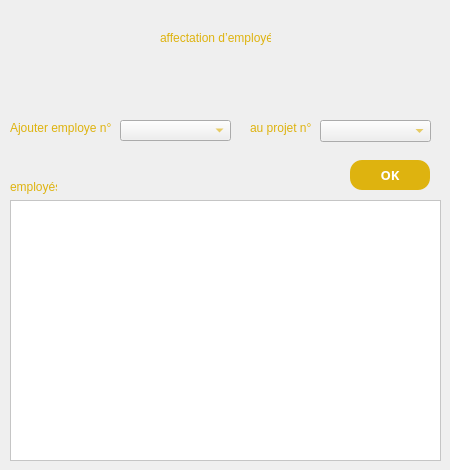
            <widget class="QWidget" name="tab_3">
             <attribute name="title">
              <string>affectation d’employé</string>
             </attribute>
             <widget class="QLabel" name="label_2">
              <property name="geometry">
               <rect>
                <x>160</x>
                <y>30</y>
                <width>111</width>
                <height>16</height>
               </rect>
              </property>
              <property name="styleSheet">
               <string notr="true">color:#deb30f;</string>
              </property>
              <property name="text">
               <string>affectation d’employé</string>
              </property>
             </widget>
             <widget class="QTableView" name="tableView_2">
              <property name="geometry">
               <rect>
                <x>10</x>
                <y>200</y>
                <width>431</width>
                <height>261</height>
               </rect>
              </property>
              <property name="styleSheet">
               <string notr="true">background-color:white;</string>
              </property>
             </widget>
             <widget class="QLabel" name="label_3">
              <property name="geometry">
               <rect>
                <x>10</x>
                <y>180</y>
                <width>47</width>
                <height>14</height>
               </rect>
              </property>
              <property name="styleSheet">
               <string notr="true">color:#deb30f;</string>
              </property>
              <property name="text">
               <string>employés</string>
              </property>
             </widget>
             <widget class="QLabel" name="label_4">
              <property name="geometry">
               <rect>
                <x>10</x>
                <y>120</y>
                <width>101</width>
                <height>16</height>
               </rect>
              </property>
              <property name="styleSheet">
               <string notr="true">color:#deb30f;</string>
              </property>
              <property name="text">
               <string>Ajouter employe n°</string>
              </property>
             </widget>
             <widget class="QLabel" name="label_5">
              <property name="geometry">
               <rect>
                <x>250</x>
                <y>120</y>
                <width>61</width>
                <height>16</height>
               </rect>
              </property>
              <property name="styleSheet">
               <string notr="true">color:#deb30f;</string>
              </property>
              <property name="text">
               <string>au projet n°</string>
              </property>
             </widget>
             <widget class="QComboBox" name="comboBox">
              <property name="geometry">
               <rect>
                <x>120</x>
                <y>120</y>
                <width>111</width>
                <height>21</height>
               </rect>
              </property>
              <property name="styleSheet">
               <string notr="true">color:#deb30f;</string>
              </property>
             </widget>
             <widget class="QComboBox" name="comboBox_2">
              <property name="geometry">
               <rect>
                <x>320</x>
                <y>120</y>
                <width>111</width>
                <height>22</height>
               </rect>
              </property>
              <property name="styleSheet">
               <string notr="true">color:#deb30f;</string>
              </property>
             </widget>
             <widget class="QPushButton" name="pushButton_9">
              <property name="geometry">
               <rect>
                <x>350</x>
                <y>160</y>
                <width>80</width>
                <height>30</height>
               </rect>
              </property>
              <property name="minimumSize">
               <size>
                <width>80</width>
                <height>30</height>
               </size>
              </property>
              <property name="maximumSize">
               <size>
                <width>80</width>
                <height>30</height>
               </size>
              </property>
              <property name="font">
               <font>
                <family>Segoe UI Black</family>
                <pointsize>10</pointsize>
                <weight>75</weight>
                <bold>true</bold>
               </font>
              </property>
              <property name="styleSheet">
               <string notr="true">background-color: #deb30f;
color:white;
border-radius: 12px;</string>
              </property>
              <property name="text">
               <string>OK</string>
              </property>
             </widget>
            </widget>
